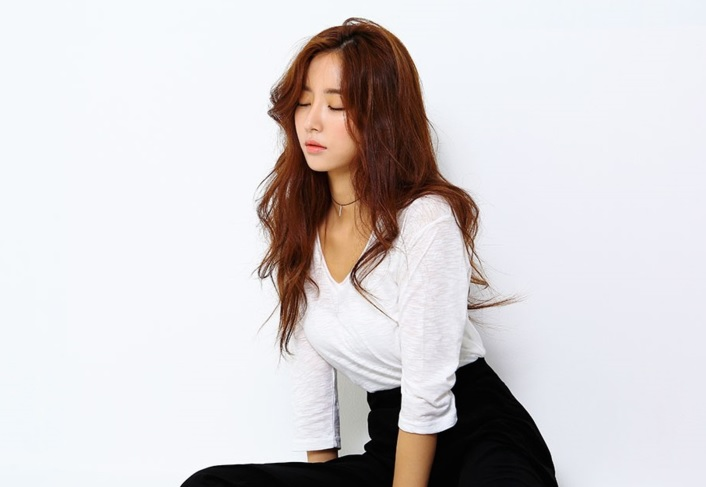
#> input picture OpenCV/images/model.jpg, 706 x 487 px, found by its file name
$ python Ex7-2.SetImgROI.py
#> lines starting #> are read from the running program, lines starting #| are printed output that depends on the picture; after the words box and inside, x2 and y2 are one past the last pixel; in counts of white or black regions, pixels touching at a corner belong together
import numpy as np
import cv2

img = cv2.imread('E:/Python_Study/OpenCV/images/model.jpg')
#> img is the input picture: shape (487, 706, 3); mean B, G, R 210.6, 209.1, 213
cv2.imshow('original', img)

subimg = img[200:300, 300:500]
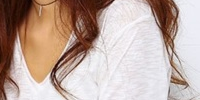
#> subimg: shape (100, 200, 3); mean B, G, R 160.2, 169.2, 190.4
cv2.imshow('cutting', subimg)

img[200:300, 100:300] = subimg
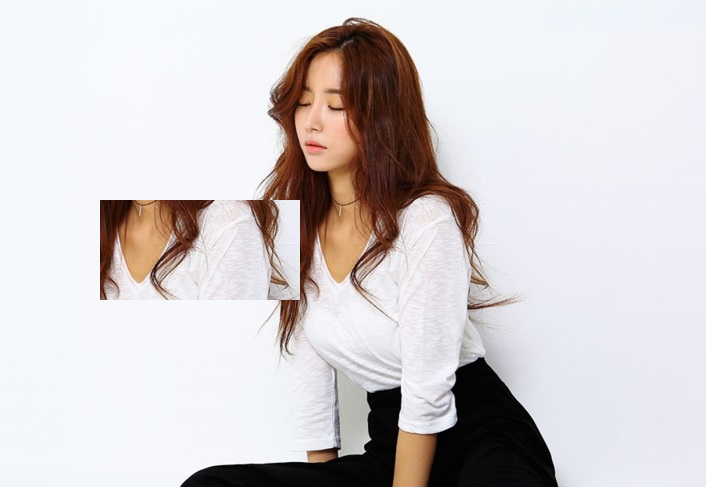
#> img: shape (487, 706, 3); 5.82% of pixels changed, all inside (x1, y1, x2, y2) = (100, 200, 300, 300)

print(img.shape)
#| (487, 706, 3)
print(subimg.shape)
#| (100, 200, 3)

cv2.imshow('modified', img)

cv2.waitKey(0)
cv2.destroyAllWindows()
